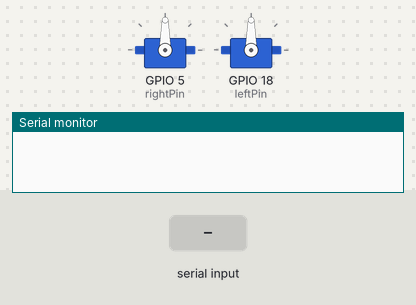
Bench run of a sketch on a simulated ESP32. Shown: 2 × servo, the last lines printed to the serial monitor. The inputs (shaded band) are chosen by the test bench. Nothing arrives over Bluetooth unless stated.

Above: at 1.2 s.
1.3 s: "90,45,200;" received over the second serial link
At 2.1 s:
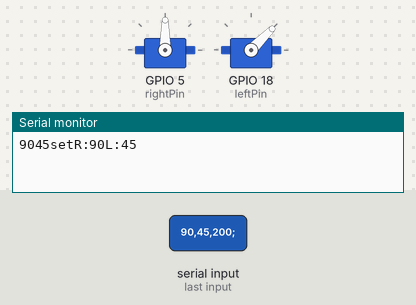
2.8 s: "30,150,10;" received over the second serial link
At 3.6 s:
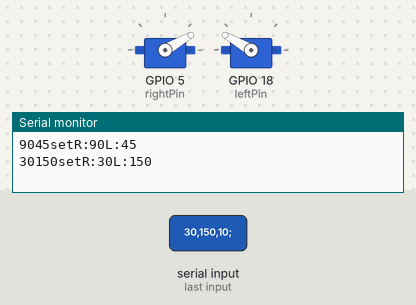
4.3 s: "5;" received over the second serial link
At 5.5 s:
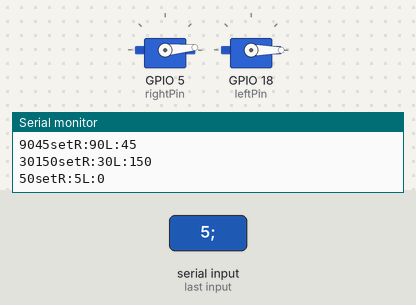
5.8 s: "90;" received over the second serial link
At 7.0 s:
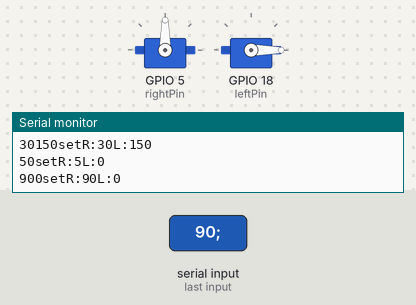
7.3 s: "1,90;" received over the second serial link
At 7.7 s:
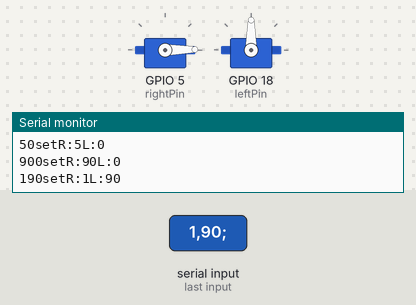
8.8 s: "90,45;" received over the second serial link
At 9.2 s:
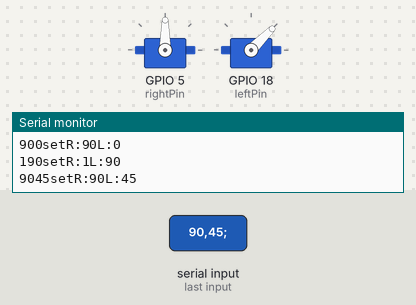
Timing chart, 0 to 11.3 s (numbered marks = the images above; inputs shaded):
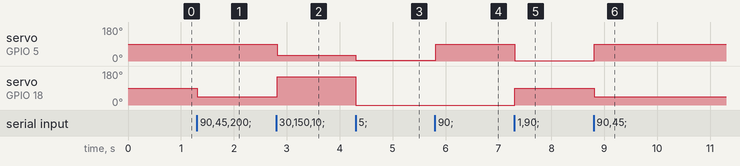

The sketch:

Conidae_ESP32.ino
```cpp
#include "BluetoothSerial.h"
#include <ESP32Servo.h>

BluetoothSerial SerialBT;
Servo rightservo;//create servo object to control a servo
Servo leftservo;
int rightPin = 5;
int leftPin = 18;
int val;
int val_ipt;
void setup() {
  //BTの処理
  Serial.begin(115200);
  //↓bluetooth探索したときに出てくる名前
  SerialBT.begin("Shell");

  //Servo用の処理
  ESP32PWM::allocateTimer(0);
  ESP32PWM::allocateTimer(1);
  ESP32PWM::allocateTimer(2);
  ESP32PWM::allocateTimer(3);
  rightservo.setPeriodHertz(50);
  leftservo.setPeriodHertz(50);
  rightservo.attach(rightPin,700,2300);
  leftservo.attach(leftPin,700,2300);

  val =90;
}

void loop() {
  //Bluetooth経由でのデータ取得
  if (SerialBT.available()){
    String val_ipt = SerialBT.readStringUntil(';');
    //文字列解析のためにchar型に変換
    char charBuf[50];
    char *value = NULL;
    val_ipt.toCharArray(charBuf,50);
    value = strtok(charBuf,",");
    String rightValue = value;
    int right= rightValue.toInt();
    value = strtok(NULL,",");
    String leftValue = value;
    int left= leftValue.toInt();
    Serial.print(right);
    Serial.print(left);
    if(right<0|180<right){
      Serial.print("invalid right input\n");
    }
    else if(left<0|180<left){
      Serial.print("invalid left input\n");
    }
    else {
      Serial.print("setR:");
      Serial.print(right);
      rightservo.write(right);
      Serial.print("L:");
      Serial.print(left);
      leftservo.write(left);
      Serial.print("\n");
    }
 }

 delay(20);
}
```

Measured:
- after the input at 1.3 s, servo on GPIO 18 (leftPin): 90° → 45° at once
- after the input at 2.8 s, servo on GPIO 5 (rightPin): 90° → 30° at once; servo on GPIO 18 (leftPin): 45° → 150° at once
- after the input at 4.3 s, servo on GPIO 5 (rightPin): 30° → 5° at once; servo on GPIO 18 (leftPin): 150° → 0° at once
- after the input at 5.8 s, servo on GPIO 5 (rightPin): 5° → 90° at once
- after the input at 7.3 s, servo on GPIO 5 (rightPin): 90° → 1° at once; servo on GPIO 18 (leftPin): 0° → 90° at once
- after the input at 8.8 s, servo on GPIO 5 (rightPin): 1° → 90° at once; servo on GPIO 18 (leftPin): 90° → 45° at once
